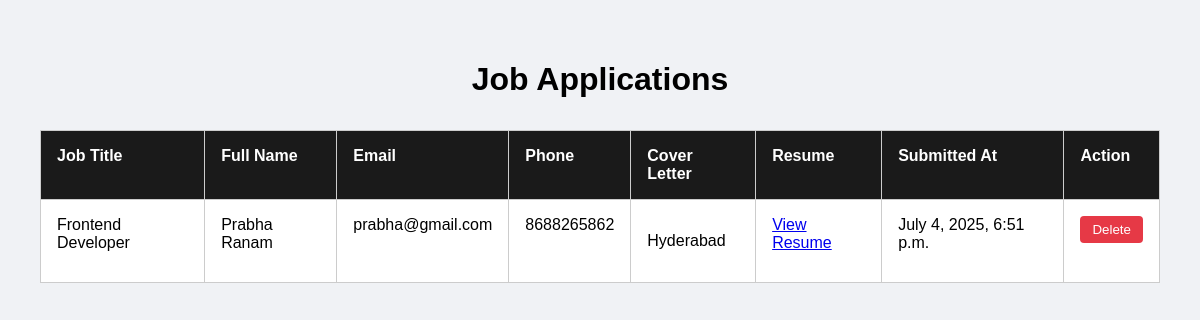
The page /dashboard/applications/ on the database its author committed.
### app/models.py (models this page shows, shortened)
class JobApplication(models.Model):
    job = models.ForeignKey(JobDetails, on_delete=models.CASCADE, related_name='applications')
    full_name = models.CharField(max_length=100)
    email = models.EmailField()
    phone = models.CharField(max_length=15)
    cover_letter = models.TextField()
    resume = models.FileField(upload_to='resumes/')
    submitted_at = models.DateTimeField(auto_now_add=True)

class JobDetails(models.Model):
    title = models.CharField(max_length=200)
    location = models.CharField(max_length=100)
    experience = models.CharField(max_length=100)
    job_type = models.CharField(max_length=50, default="Full-time")  # Ensure this exists!
    description = models.TextField()
    requirements = models.TextField(blank=True)
    responsibilities = models.TextField(blank=True)
    benefits = models.TextField(blank=True)

### app/views.py (the view)
# urls.py: path('dashboard/applications/', views.view_applications, name='view_applications'),
def view_applications(request):
    applications = JobApplication.objects.select_related('job').all().order_by('-submitted_at')
    return render(request, 'view_applications.html', {'applications': applications})

### templates/view_applications.html (shortened to what this page needs)
<!DOCTYPE html>
<html lang="en">
<head>
</head>
<body>
  <h1>Job Applications</h1>
  <table>
    <thead>
      <tr>
        <th>Job Title</th>
        <th>Full Name</th>
        <th>Email</th>
        <th>Phone</th>
        <th>Cover Letter</th>
        <th>Resume</th>
        <th>Submitted At</th>
        <th>Action</th>
      </tr>
    </thead>
    <tbody>
      {% for app in applications %}
      <tr>
        <td>{{ app.job.title }}</td>
        <td>{{ app.full_name }}</td>
        <td>{{ app.email }}</td>
        <td>{{ app.phone }}</td>
        <td>{{ app.cover_letter|linebreaks }}</td>
        <td><a href="{{ app.resume.url }}" target="_blank">View Resume</a></td>
        <td>{{ app.submitted_at }}</td>
        <td>
          <form method="POST" action="{% url 'delete_application' app.pk %}" onsubmit="return confirm('Are you sure you want to delete this application?');">
            <button type="submit" class="delete-btn">Delete</button>
          </form>
        </td>
      </tr>
      {% empty %}
      <tr>
        <td colspan="8" style="text-align:center;">No applications found.</td>
      </tr>
      {% endfor %}
    </tbody>
  </table>
</body>
</html>

### templates/view_applications.html (style rules this page uses)
body { font-family: Arial, sans-serif; background: #f0f2f5; padding: 2rem; }
h1 { text-align: center; margin-bottom: 2rem; }
table { width: 100%; border-collapse: collapse; background: white; }
th, td { padding: 1rem; border: 1px solid #ccc; text-align: left; vertical-align: top; }
th { background: #1a1a1a; color: white; }
.delete-btn { background-color: #e63946; color: white; padding: 6px 12px; border: none; border-radius: 4px; cursor: pointer; }

### rows shown on the page
JobApplication: job "Frontend Developer", full_name "Prabha Ranam", email "prabha@gmail.com", phone "8688265862", cover_letter "Hyderabad", submitted_at "July 4, 2025, 6:51 p.m."
